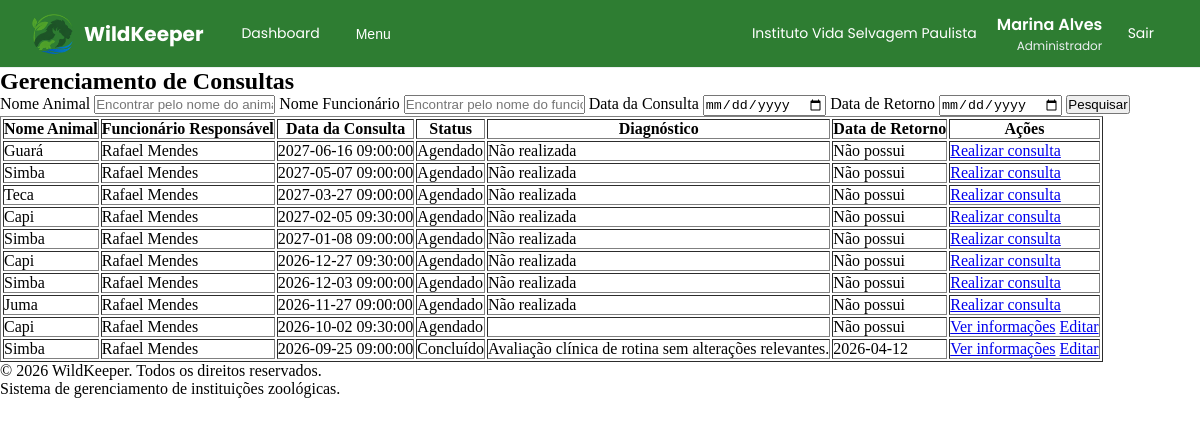
Screenshot of /src/consultas/index.php (signed in) with the database file from the repository.
### tables this page shows
CREATE TABLE
    IF NOT EXISTS eventos (
        id INT PRIMARY KEY AUTO_INCREMENT,
        titulo VARCHAR(255) NOT NULL,
        descricao TEXT,
        tipo ENUM (
            'Consulta',
            'Vacinação',
            'Alimentação',
            'Manutenção',
            'Transferência',
            'Outro'
        ),
        data_inicio DATETIME NOT NULL,
        data_fim DATETIME NOT NULL,
        animal_id INT DEFAULT NULL,
        habitat_id INT DEFAULT NULL,
        funcionario_id INT NOT NULL,
        status ENUM (
            'Agendado',
            'Em andamento',
            'Concluído',
            'Cancelado'
        ) DEFAULT 'Agendado',
        instituicao_id INT NOT NULL,
        FOREIGN KEY (animal_id) REFERENCES animais (id),
        FOREIGN KEY (habitat_id) REFERENCES habitats (id),
        FOREIGN KEY (funcionario_id) REFERENCES users (id),
        FOREIGN KEY (instituicao_id) REFERENCES instituicoes (id),
        created_at TIMESTAMP DEFAULT CURRENT_TIMESTAMP,
        updated_at TIMESTAMP DEFAULT CURRENT_TIMESTAMP ON UPDATE CURRENT_TIMESTAMP
    );

CREATE TABLE
    IF NOT EXISTS animais (
        id INT PRIMARY KEY AUTO_INCREMENT,
        nome VARCHAR(100) NOT NULL,
        sexo ENUM ('Masculino', 'Feminino', 'Indeterminado'),
        data_nascimento DATE DEFAULT NULL,
        data_chegada DATE DEFAULT NULL,
        peso DECIMAL(10, 3) NOT NULL,  
        altura DECIMAL(10, 3) NOT NULL,  
        microchip VARCHAR(20) NOT NULL UNIQUE,
        observacoes TEXT,
        especie_id INT NOT NULL,
        habitat_id INT NOT NULL,
        status_id INT NOT NULL,
        saude_status_id INT NOT NULL,
        instituicao_id INT NOT NULL,
        FOREIGN KEY (especie_id) REFERENCES especies (id),
        FOREIGN KEY (habitat_id) REFERENCES habitats (id),
        FOREIGN KEY (status_id) REFERENCES status_animais (id),
        FOREIGN KEY (saude_status_id) REFERENCES saude_status (id),
        FOREIGN KEY (instituicao_id) REFERENCES instituicoes (id),
        created_at TIMESTAMP DEFAULT CURRENT_TIMESTAMP,
        updated_at TIMESTAMP DEFAULT CURRENT_TIMESTAMP ON UPDATE CURRENT_TIMESTAMP
    );

CREATE TABLE
    IF NOT EXISTS users (
        id INT PRIMARY KEY AUTO_INCREMENT,
        nome VARCHAR(100) NOT NULL,
        cpf VARCHAR(14) NOT NULL UNIQUE,
        data_nascimento DATE NOT NULL,
        genero ENUM (
            'Masculino',
            'Feminino',
            'Não-binário',
            'Outro',
            'Prefiro não informar'
        ) NOT NULL,
        telefone VARCHAR(20) NOT NULL UNIQUE,
        email VARCHAR(100) NOT NULL UNIQUE,
        senha_hash VARCHAR(255) NOT NULL,
        cargo_id INT NOT NULL,
        status ENUM ('Ativo', 'Férias', 'Afastado', 'Desligado') DEFAULT 'Ativo',
        instituicao_id INT NOT NULL,
        FOREIGN KEY (cargo_id) REFERENCES cargos (id),
        FOREIGN KEY (instituicao_id) REFERENCES instituicoes (id),
        created_at TIMESTAMP DEFAULT CURRENT_TIMESTAMP,
        updated_at TIMESTAMP DEFAULT CURRENT_TIMESTAMP ON UPDATE CURRENT_TIMESTAMP
    );

CREATE TABLE
    IF NOT EXISTS consultas (
        id INT PRIMARY KEY AUTO_INCREMENT,
        evento_id INT NOT NULL,
        diagnostico TEXT DEFAULT NULL,
        tratamento TEXT DEFAULT NULL,
        observacoes TEXT DEFAULT NULL,
        data_retorno DATE DEFAULT NULL,
        FOREIGN KEY (evento_id) REFERENCES eventos (id),
        created_at TIMESTAMP DEFAULT CURRENT_TIMESTAMP,
        updated_at TIMESTAMP DEFAULT CURRENT_TIMESTAMP ON UPDATE CURRENT_TIMESTAMP
    );

### src/consultas/index.php (the view, shortened to what this page needs)
<?php
include "../includes/funcoes.php";
$nomeAnimal = trim($_GET['nome_animal'] ?? "");
$nomeFuncionario = trim($_GET['nome_funcionario'] ?? "");
$dataConsulta = trim($_GET['data_consulta'] ?? "");
$dataRetorno = trim($_GET['data_retorno'] ?? "");
$sql = "SELECT
    eventos.id AS evento_id,
    eventos.titulo,
    eventos.data_inicio,
    eventos.data_fim,
    eventos.status AS evento_status,
    animais.id AS animal_id,
    animais.nome AS animal_nome,
    users.id AS funcionario_id,
    users.nome AS funcionario_nome,
    consultas.id AS consulta_id,
    consultas.diagnostico,
    consultas.data_retorno
FROM eventos
INNER JOIN animais ON eventos.animal_id = animais.id
INNER JOIN users ON eventos.funcionario_id = users.id
LEFT JOIN consultas ON consultas.evento_id = eventos.id
WHERE eventos.tipo = 'Consulta'
AND eventos.instituicao_id = ?";
$params = [
    $_SESSION['instituicao_id']
];
$types = "i";
$sql .= " ORDER BY eventos.data_inicio DESC";
$stmt = $conexao->prepare($sql);
if (!empty($types) && !empty($params)) {
    $stmt->bind_param($types, ...$params);
}
$stmt->execute();
$result = $stmt->get_result();
?>
<!DOCTYPE html>
<html lang="pt-br">
<head>
    <link rel="stylesheet" href="../../assets/css/reset.css">
    <link rel="stylesheet" href="../../assets/css/dashboard_global.css">
    <link rel="stylesheet" href="../../assets/css/tabela.css">
</head>
<body>
    <?php include "../includes/dashboard-header.php" ?>
    <main>
        <section>
            <h1>Gerenciamento de Consultas</h1>
            <form action="index.php" method="get">
                <label for="nome_animal">Nome Animal</label>
                <input type="text" data-pesquisa="nome_animal" data-campos="nome_animal" name="nome_animal" id="nome_animal" placeholder="Encontrar pelo nome do animal" value="<?= htmlspecialchars($nomeAnimal) ?>">
                <label for="nome_funcionario">Nome Funcionário</label>
                <input type="text" data-pesquisa="nome_funcionario" data-campos="nome_funcionario" name="nome_funcionario" id="nome_funcionario" placeholder="Encontrar pelo nome do funcionário" value="<?= htmlspecialchars($nomeFuncionario) ?>">
                <label for="data_consulta">Data da Consulta</label>
                <input type="date" name="data_consulta" id="data_consulta" value="<?= htmlspecialchars($dataConsulta) ?>">
                <label for="data_retorno">Data de Retorno</label>
                <input type="date" name="data_retorno" id="data_retorno" value="<?= htmlspecialchars($dataRetorno) ?>">
                <button type="submit">Pesquisar</button>
            </form>
            <table border="1" id="tabela">
                <thead>
                    <tr>
                        <th>Nome Animal</th>
                        <th>Funcionário Responsável</th>
                        <th>Data da Consulta</th>
                        <th>Status</th>
                        <th>Diagnóstico</th>
                        <th>Data de Retorno</th>
                        <th>Ações</th>
                    </tr>
                </thead>
                <tbody>
                    <?php if ($result->num_rows > 0): ?>
                        <?php while ($consulta = $result->fetch_assoc()): ?>
                            <tr>
                                <td data-campo="nome_animal"><?= htmlspecialchars($consulta['animal_nome']) ?></td>
                                <td data-campo="nome_funcionario"><?= htmlspecialchars($consulta['funcionario_nome']) ?></td>
                                <td><?= htmlspecialchars($consulta['data_inicio']) ?></td>
                                <td><?= htmlspecialchars($consulta['evento_status']) ?></td>
                                <td><?= $consulta['consulta_id'] ? htmlspecialchars($consulta['diagnostico']) : "Não realizada" ?></td>
                                <td><?= htmlspecialchars($consulta['data_retorno'] ?? 'Não possui') ?></td>
                                <td>
                                    <?php if ($consulta['evento_status'] == 'Agendado' && !$consulta['consulta_id']): ?>
                                        <a href="realizar_consulta.php?evento_id=<?= $consulta['evento_id'] ?>">Realizar consulta</a>
                                    <?php elseif ($consulta['consulta_id']): ?>
                                        <a href="mostrar_consulta.php?id=<?= $consulta['consulta_id'] ?>">Ver informações</a>
                                        <a href="editar_consulta.php?id=<?= $consulta['consulta_id'] ?>">Editar</a>
                                    <?php else: ?>
                                        <a href="../eventos/mostrar_evento.php?id=<?= $consulta['evento_id'] ?>">Ver evento</a>
                                    <?php endif; ?>
                                </td>
                            </tr>
                        <?php endwhile; ?>
                    <?php else: ?>
                        <tr>
                            <td colspan="7">Nenhuma consulta encontrada.</td>
                        </tr>
                    <?php endif; ?>
                </tbody>
            </table>
        </section>
    </main>
    <?php include "../includes/dashboard-footer.php" ?>
</body>
</html>

### src/includes/dashboard-header.php (shortened to what this page needs)
<header class="header">
    <div class="header-esquerda">
        <a href="/TCC_WILDKEEPER/src/dashboard/index.php" class="logo">
            <img src="/TCC_WILDKEEPER/assets/img/icon_wildkeeper.webp" alt="Logo do WildKeeper">
            <span>WildKeeper</span>
        </a>
        <nav class="navegacao">
            <a href="/TCC_WILDKEEPER/src/dashboard/index.php">Dashboard</a>
            <div class="menu">
                <button class="menu-botao">Menu</button>
            </div>
        </nav>
    </div>
    <div class="header-direita">
        <span class="instituicao"><?= htmlspecialchars($_SESSION['instituicao_nome']) ?></span>
        <div class="usuario">
            <span class="usuario-nome"><?= htmlspecialchars($_SESSION['nome']) ?></span>
            <span class="usuario-cargo"><?= htmlspecialchars($_SESSION['cargo_nome']) ?></span>
        </div>
    </div>
    <a href="/TCC_WILDKEEPER/src/auth/logout.php" class="sair">Sair</a>
</header>

### src/includes/dashboard-footer.php
<footer>
    <p>
        &copy; <?= date('Y') ?> WildKeeper.
        Todos os direitos reservados.
    </p>
    <p>
        Sistema de gerenciamento de instituições zoológicas.
    </p>
</footer>

### assets/css/dashboard_global.css (style rules this page uses)
:root { --verde-principal: #2E7D32; --verde-claro: #81C784; --azul: #1565C0; --cinza: #ECEFF1; --branco: #FFFFFF; --erro-sair: #D32F2F; --sucesso: #388E3C; --texto: #263238; }
.header { display: flex; align-items: center; justify-content: space-between; padding: 12px 32px; background-color: var(--verde-principal); border-bottom: 1px solid #ECEFF1; font-family: "Poppins", sans-serif; }
.header-esquerda, .header-direita { display: flex; align-items: center; }
.header-esquerda { gap: 24px; }
.header-direita { margin-left: auto; gap: 20px; }
.logo { display: flex; align-items: center; gap: 10px; text-decoration: none; color: var(--branco); }
.logo img { width: 42px; height: 42px; }
.logo span { font-size: 20px; font-weight: 700; }
.navegacao { display: flex; align-items: center; gap: 8px; }
.navegacao a, .menu-botao, .sair { padding: 10px 14px; border: none; border-radius: 8px; background: transparent; color: var(--branco); font-size: 14px; text-decoration: none; cursor: pointer; transition: background-color 0.2s, color 0.2s; }
.sair { margin-left: 1%; }
.usuario { display: flex; flex-direction: column; align-items: flex-end; }
.usuario-nome { font-weight: 600; color: var(--branco); }
.usuario-cargo { font-size: 12px; color: var(--cinza); }
.instituicao { font-size: 14px; color: var(--branco); }
.menu { position: relative; }

### rows the page displays
eventos: animal.nome "Guará", funcionario.nome "Rafael Mendes", data_inicio "2027-06-16 09:00:00", status "Agendado", shows "Não realizada", data_retorno "Não possui"
eventos: animal.nome "Simba", funcionario.nome "Rafael Mendes", data_inicio "2027-05-07 09:00:00", status "Agendado", shows "Não realizada", data_retorno "Não possui"
eventos: animal.nome "Teca", funcionario.nome "Rafael Mendes", data_inicio "2027-03-27 09:00:00", status "Agendado", shows "Não realizada", data_retorno "Não possui"
eventos: animal.nome "Capi", funcionario.nome "Rafael Mendes", data_inicio "2027-02-05 09:30:00", status "Agendado", shows "Não realizada", data_retorno "Não possui"
eventos: animal.nome "Simba", funcionario.nome "Rafael Mendes", data_inicio "2027-01-08 09:00:00", status "Agendado", shows "Não realizada", data_retorno "Não possui"
eventos: animal.nome "Capi", funcionario.nome "Rafael Mendes", data_inicio "2026-12-27 09:30:00", status "Agendado", shows "Não realizada", data_retorno "Não possui"
eventos: animal.nome "Simba", funcionario.nome "Rafael Mendes", data_inicio "2026-12-03 09:00:00", status "Agendado", shows "Não realizada", data_retorno "Não possui"
eventos: animal.nome "Juma", funcionario.nome "Rafael Mendes", data_inicio "2026-11-27 09:00:00", status "Agendado", shows "Não realizada", data_retorno "Não possui"
eventos: animal.nome "Capi", funcionario.nome "Rafael Mendes", data_inicio "2026-10-02 09:30:00", status "Agendado", consultas.data_retorno "Não possui"
eventos: animal.nome "Simba", funcionario.nome "Rafael Mendes", data_inicio "2026-09-25 09:00:00", status "Concluído", consultas.diagnostico "Avaliação clínica de rotina sem alterações relevantes.", consultas.data_retorno "2026-04-12"

### other values shown
$_SESSION['instituicao_nome'] "Instituto Vida Selvagem Paulista"
$_SESSION['nome'] "Marina Alves"
$_SESSION['cargo_nome'] "Administrador"
